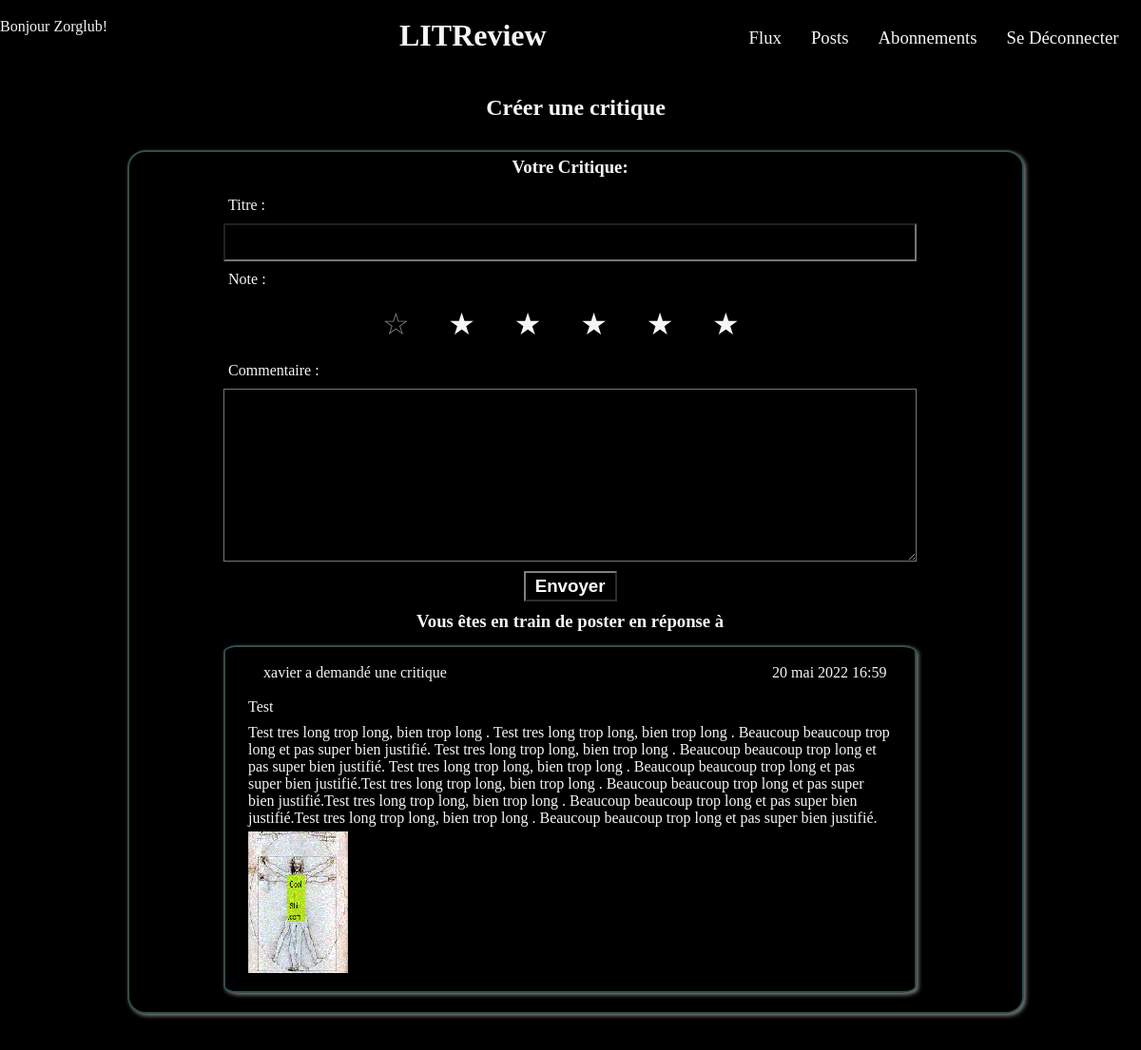
/ticket/32/add-review/ (signed in), run on the app's committed database.
### authentication/models.py (models this page shows)
class User(AbstractUser):
    pass

### review/models.py (models this page shows, shortened)
class Ticket(models.Model):
    title = models.CharField(max_length=128)
    description = models.TextField(max_length=2048, blank=True)
    user = models.ForeignKey(
                             to=settings.AUTH_USER_MODEL,
                             on_delete=models.CASCADE
                             )
    image = models.ImageField(null=True, blank=True)
    time_created = models.DateTimeField(auto_now_add=True)
    IMAGE_MAX_SIZE = (105, 149)

### review/views.py (the view, shortened to what this page needs)
# urls.py: path('ticket/<int:id>/add-review/', review.views.ticket_review, name='ticket-review'),
@login_required
def ticket_review(request, id):
    try:
        ticket = Ticket.objects.get(id=id)
    except ObjectDoesNotExist:
        return redirect('flux')
    form = forms.ReviewForm()
    context = {'ticket': ticket, 'form': form}
    return render(request, 'review/ticket_review.html', context=context)

### review/forms.py
class ReviewForm(forms.ModelForm):
    class Meta:
        model = models.Review
        fields = ['headline', 'rating', 'body']
        labels = {
                 'headline': 'Titre',
                 'rating': 'Note',
                 'body': 'Commentaire'
                 }
        widgets = {
                  'body': Textarea(),
                  'rating': StarRatingWidget()
                  }

### review/widgets.py (called while the page is built)
    def id_for_label(self, id_):
        return id_

### review/templates/review/ticket_review.html (shortened to what this page needs)
{% extends 'base.html' %}
{% block content %}
<div class="create">
    <h2>Créer une critique</h2>
    <section class="post">
        <h3>Votre Critique:</h3>
        <form method="post">
            {{ form }}
            <button type="submit" >Envoyer</button>
        </form>
        <h3>Vous êtes en train de poster en réponse à</h3>
        <div class="post">
            {% include 'review/partials/ticket.html' with ticket=ticket %}
        </div>
    </section>
</div>
{% endblock content %}

### templates/base.html (shortened to what this page needs)
{% load static %}
<!DOCTYPE html>
<html lang="fr">
    <head>
        <link rel="stylesheet" type="text/css" href="{% static 'styles.css' %}" />
    </head>
    <body>
        <header>
            {% if user.is_authenticated %}
            <p>Bonjour {{ request.user }}!</p>
            <h1>LITReview</h1>
            {% include 'partials/nav.html' %}
            {% else %}
            <h1>LITReview</h1>
            {% endif %}
        </header>
        <main>
        {% block content %}
        {% endblock content %}
        </main>
        <footer>
        </footer>
    </body>
</html>

### review/templates/review/partials/ticket.html
<div class="ticket">
    <div class="header">
        {% if user != ticket.user %}
        <p>{{ ticket.user }} a demandé une critique</p>
        {% else %}
        <p>Vous avez demandé une critique</p>
        {% endif %}
        <p>{{ ticket.time_created }}</p>
    </div>
    <p>{{ ticket.title }}</p>
    <p>{{ ticket.description }}</p>
    <img src="{{ ticket.image.url }}">
</div>

### static/styles.css (style rules this page uses)
* { background: black; color: whitesmoke; box-sizing: border-box; margin: 0; padding: 0.3rem 0; font-family: 'Times New Roman', Times, serif; }
body { width: 100%; }
.link h3, button, main a { font-family:Arial, Helvetica, sans-serif; font-size: 1.17rem; font-weight: bold; }
header { display: flex; flex-wrap: wrap; width: 100%; justify-content:space-around; position: sticky; top: 0px; }
header p, header nav { width: 35%; }
header h1 { width: 30%; }
main { display: flex; flex-direction: column; width: 100%; align-items: center; }
label { display: block; }
#id_image label, button, main a { color: white; text-decoration: none; background-color: black; border: 2px solid gray; border-style: outset; padding: 2px 4px; }
h2 { margin-bottom: 1rem; margin-top: 1rem; }
.review, .ticket { width: 100%; }
.create button { padding: 3px 10px; margin-top: 10px; }
.create, .create form { width: 100%; display: flex; flex-direction: column; justify-content: center; align-items: center; }
.post form { flex-grow: 1; width: 80%; }
.post label, .post textarea, .post input { flex-grow: 1; width: 100%; padding: 10px 5px; }
.header { display: flex; justify-content: space-between; min-width: 80%; padding-top: 0.5rem; padding-bottom: 0.5rem; }
.post, .review-ticket { display: flex; flex-direction: column; border: 1px solid white; align-items: center; justify-content: center; }
.post { width: 80%; }
div { padding-left: 1rem; padding-right: 0.3rem; }
img { padding: 0; }
.review-ticket, .post { border: solid darkslategrey 2px; border-radius: 2%; box-shadow: 2px 2px 4px gray; padding: 0 20px 10px 8px; margin: 10px 10px; }

### data on the page
User: user "Zorglub"
Ticket: user "xavier", time_created "20 mai 2022 16:59", title "Test", description "Test tres long trop long, bien trop long . Test tres long trop long, bien trop long . Beaucoup beaucoup trop long et pas super bien justifié. Test tres long trop long, bien trop long . Beaucoup beaucoup trop long et pas super bien justifié. Test tres long trop long, bien trop long . Beaucoup beaucoup trop long et pas super bien justifié.Test tres long trop long, bien trop long . Beaucoup beaucoup trop long et pas super bien justifié.Test tres long trop long, bien trop long . Beaucoup beaucoup trop long et pas super bien justifié.Test tres long trop long, bien trop long . Beaucoup beaucoup trop long et pas super bien justifié.", image (picture)
